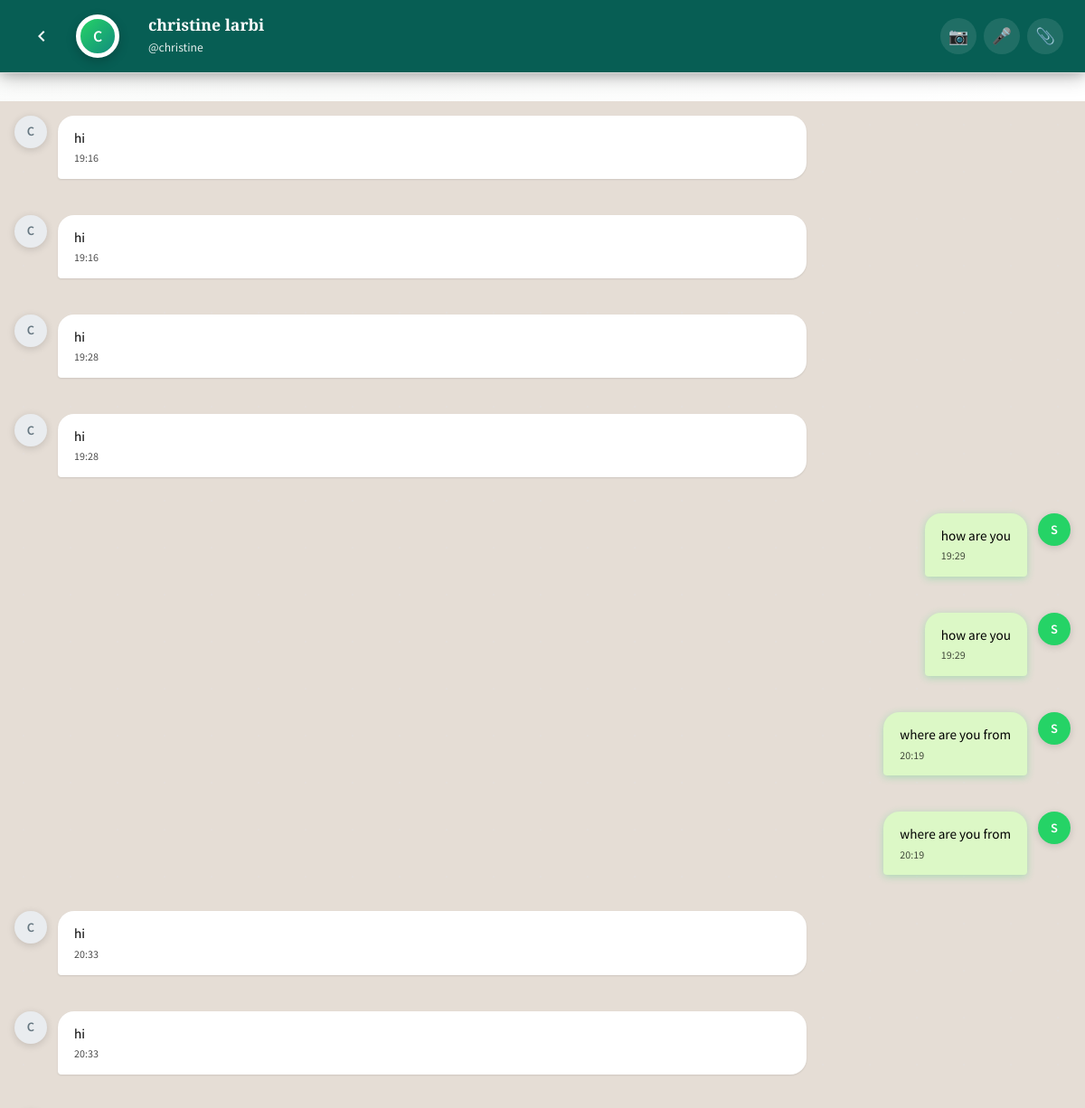
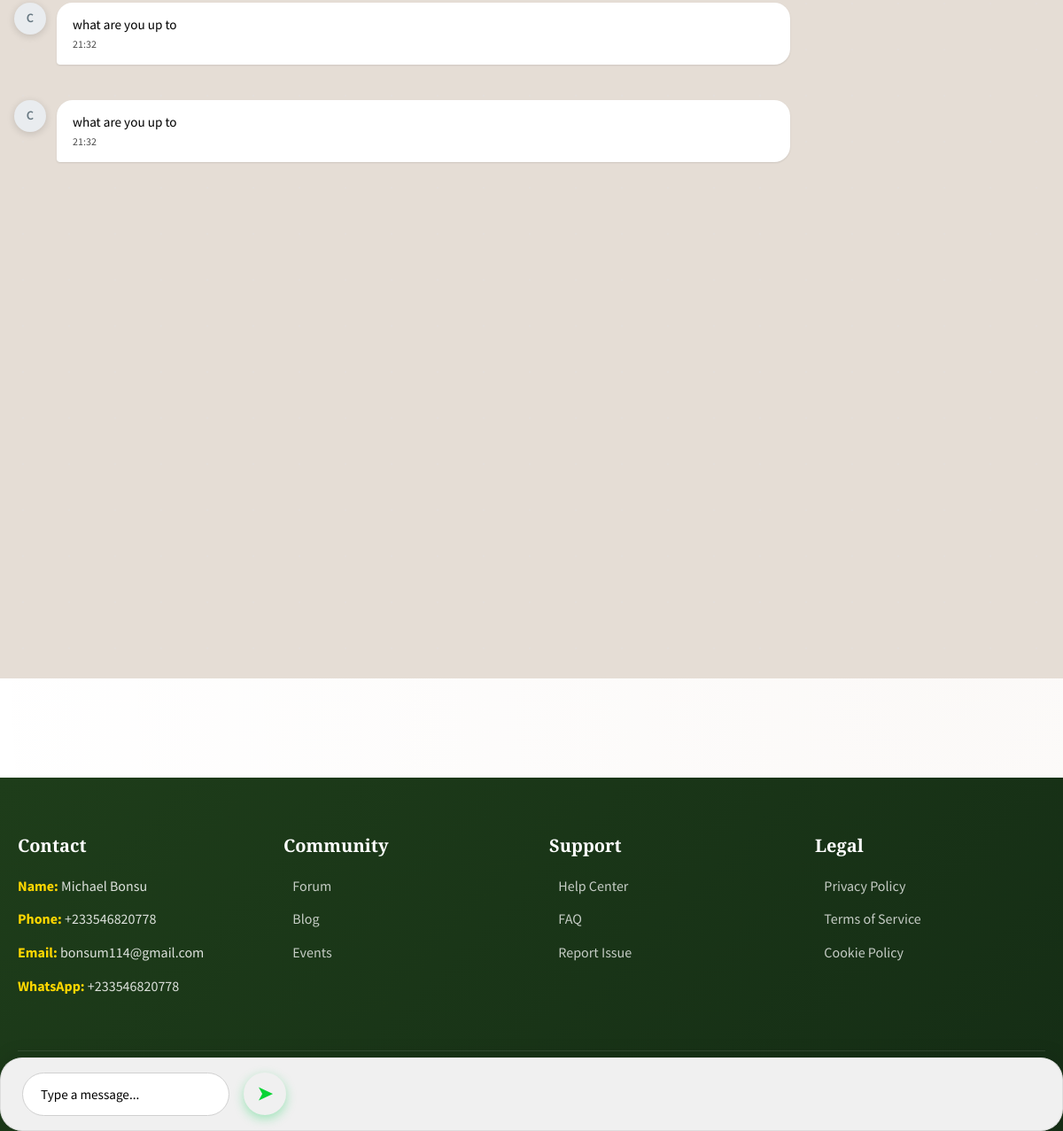
The page /chat/3 (signed in) on the database its author committed (2 pictures, top to bottom).
### app.py (models this page shows, shortened)
class User(UserMixin, db.Model):
    id = db.Column(db.Integer, primary_key=True)
    username = db.Column(db.String(80), unique=True, nullable=False)
    email = db.Column(db.String(120), unique=True, nullable=False)
    password_hash = db.Column(db.String(200), nullable=False)
    full_name = db.Column(db.String(100), nullable=False)
    location = db.Column(db.String(100))
    farm_type = db.Column(db.String(50))  # crop, livestock, mixed
    bio = db.Column(db.Text)
    avatar = db.Column(db.String(200), default='default-avatar.png')
    social_provider = db.Column(db.String(20))  # google, facebook, twitter, local
    language = db.Column(db.String(10), default='en')  # en, es, fr, de, zh, hi
    is_admin = db.Column(db.Boolean, default=False)
    is_active = db.Column(db.Boolean, default=True)
    created_at = db.Column(db.DateTime, default=datetime.utcnow)
    last_login = db.Column(db.DateTime)
    login_count = db.Column(db.Integer, default=0)
    products = db.relationship('Product', backref='seller', lazy=True)
    questions = db.relationship('Question', backref='author', lazy=True)
    answers = db.relationship('Answer', backref='author', lazy=True)
    offers_sent = db.relationship('Offer', foreign_keys='Offer.buyer_id', backref='buyer', lazy=True)
    offers_received = db.relationship('Offer', foreign_keys='Offer.seller_id', backref='seller', lazy=True)
    messages_sent = db.relationship('Message', foreign_keys='Message.sender_id', backref='sender', lazy=True)
    messages_received = db.relationship('Message', foreign_keys='Message.receiver_id', backref='receiver', lazy=True)

class Message(db.Model):
    id = db.Column(db.Integer, primary_key=True)
    sender_id = db.Column(db.Integer, db.ForeignKey('user.id'), nullable=False)
    receiver_id = db.Column(db.Integer, db.ForeignKey('user.id'), nullable=False)
    content = db.Column(db.Text, nullable=False)
    read = db.Column(db.Boolean, default=False)
    created_at = db.Column(db.DateTime, default=datetime.utcnow)

### app.py (the view)
@app.route('/chat/<int:friend_id>')
@login_required
def chat(friend_id):
    friend = User.query.get_or_404(friend_id)
    messages = Message.query.filter(
        db.or_(
            db.and_(Message.sender_id == current_user.id, Message.receiver_id == friend_id),
            db.and_(Message.sender_id == friend_id, Message.receiver_id == current_user.id)
        )
    ).order_by(Message.created_at.asc()).all()
    Message.query.filter_by(receiver_id=current_user.id, sender_id=friend_id).update({'read': True})
    db.session.commit()
    return render_template('chat.html', friend=friend, messages=messages)

### app.py (called while the page is built)
@login_manager.user_loader
def load_user(user_id):
    return User.query.get(int(user_id))

@app.context_processor
def inject_translations():
    lang = 'en'
    if current_user.is_authenticated and current_user.language:
        lang = current_user.language
    elif session.get('language'):
        lang = session['language']
    return dict(
        languages=LANGUAGES,
        current_language=lang,
        t=TRANSLATIONS.get(lang, TRANSLATIONS['en'])
    )

### templates/chat.html (shortened to what this page needs)
{% extends "layout.html" %}
{% block content %}
<div class="full-screen-chat">
    <div class="chat-header-main">
        <button onclick="history.back()" class="back-btn" style="background:none; border:none; cursor:pointer;">
            <svg width="24" height="24" viewBox="0 0 24 24" fill="currentColor" style="color:white;">
                <path d="M15.41 7.41L14 6l-6 6 6 6 1.41-1.41L10.83 12z"/>
            </svg>
        </button>
        <div class="chat-header-info">
            <div class="profile-avatar">{{ friend.full_name[0]|upper }}</div>
            <div>
                <h4>{{ friend.full_name }}</h4>
                <small>@{{ friend.username }}</small>
            </div>
        </div>
        <div class="media-buttons">
            <label for="photo-upload" class="media-btn">📷</label>
            <button class="media-btn" onclick="recordVoice()">🎤</button>
            <label for="file-upload" class="media-btn">📎</label>
        </div>
    </div>
    <div class="chat-messages" id="chatMessages">
{% if messages %}
    {% for msg in messages %}
        <div class="message-bubble mb-3 {% if msg.sender_id == current_user.id %}own{% else %}other{% endif %}">
            <div class="message-avatar">
                {% if msg.sender_id == current_user.id %}
                    {{ current_user.full_name[0]|upper }}
                {% else %}
                    {{ friend.full_name[0]|upper }}
                {% endif %}
            </div>
            <div class="message-content">
                <p>{{ msg.content }}</p>
                <small class="message-time">{{ msg.created_at.strftime('%H:%M') }}</small>
            </div>
        </div>
    {% endfor %}
{% endif %}
    </div>
    <div class="chat-input">
        <form method="POST" action="{{ url_for('send_message', user_id=friend.id) }}" id="chatForm">
            <div class="d-flex gap-2">
                <input type="text" name="content" placeholder="Type a message..." class="form-input flex-1" required autocomplete="off">
                <button type="submit" class="btn-send">➤</button>
            </div>
        </form>
    </div>
</div>
<link rel="stylesheet" href="{{ url_for('static', filename='css/chat.css') }}">
{% endblock %}

### templates/layout.html (shortened to what this page needs)
<!DOCTYPE html>
<html lang="en">
<head>
    <link rel="stylesheet" href="{{ url_for('static', filename='css/style.css') }}">
    <link rel="stylesheet" href="{{ url_for('static', filename='css/animations.css') }}">
</head>
<body>
    {% if current_user.is_authenticated %}
    <nav class="navbar">
        <div class="navbar-container">
            <a href="{{ url_for('dashboard') }}" class="navbar-brand">
            </a>
            <div class="navbar-dashboard">
                <ul class="navbar-menu">
                    <li><a href="{{ url_for('dashboard') }}" title="Dashboard"><span class="nav-text">Home</span></a></li>
                    <li><a href="{{ url_for('feed') }}" title="Feed"><span class="nav-text">Feed</span></a></li>
                    <li><a href="{{ url_for('create_post') }}" title="Create Post"><span class="nav-text">Create Post</span></a></li>
                    <li><a href="{{ url_for('marketplace') }}" title="Marketplace"><span class="nav-text">Marketplace</span></a></li>
                    <li><a href="{{ url_for('forum') }}" title="Forum"><span class="nav-text">Forum</span></a></li>
                    <li><a href="{{ url_for('chats') }}" title="Chats"><span class="nav-text">Chats</span></a></li>
                    <li><a href="{{ url_for('messages') }}" title="Messages"><span class="nav-text">Messages</span></a></li>
                    <li><a href="{{ url_for('wallet') }}" title="Wallet"><span class="nav-text">Wallet</span></a></li>
                    {% if current_user.is_admin %}
                    <li><a href="{{ url_for('admin_dashboard') }}" title="Admin" class="admin-link"><span class="nav-text">Admin</span></a></li>
                    {% endif %}
                </ul>
            </div>
            <div class="navbar-actions">
                <div class="language-selector">
                </div>
                <div class="user-dropdown">
                    <div class="user-avatar">
                    </div>
                </div>
            </div>
        </div>
    </nav>
    {% endif %}
    <div class="main-content">
        {% block content %}{% endblock %}
    </div>
    {% if current_user.is_authenticated %}
    <footer class="footer" style="background: linear-gradient(135deg, #1E3D1A 0%, #152d15 100%); color: white; padding: 4rem 0 2rem;">
        <div class="container">
            <div class="footer-content">
                <div class="footer-section" style="color: white;">
                    <h4 style="color: white;">Contact</h4>
                    <ul style="color: rgba(255,255,255,0.85);">
                        <li><strong style="color: #FFD700;">Name:</strong> Michael Bonsu</li>
                        <li><strong style="color: #FFD700;">Phone:</strong> +233546820778</li>
                        <li><strong style="color: #FFD700;">Email:</strong> bonsum114@gmail.com</li>
                        <li><strong style="color: #FFD700;">WhatsApp:</strong> +233546820778</li>
                    </ul>
                </div>
                <div class="footer-section">
                    <h4>Community</h4>
                    <ul>
                        <li><a href="{{ url_for('forum') }}">Forum</a></li>
                        <li><a href="#">Blog</a></li>
                        <li><a href="#">Events</a></li>
                    </ul>
                </div>
                <div class="footer-section">
                    <h4>Support</h4>
                    <ul>
                        <li><a href="#">Help Center</a></li>
                        <li><a href="#">FAQ</a></li>
                        <li><a href="#">Report Issue</a></li>
                    </ul>
                </div>
                <div class="footer-section">
                    <h4>Legal</h4>
                    <ul>
                        <li><a href="#">Privacy Policy</a></li>
                        <li><a href="#">Terms of Service</a></li>
                        <li><a href="#">Cookie Policy</a></li>
                    </ul>
                </div>
            </div>
            <div class="footer-bottom">
                <p>&copy; 2024 Farmer-Hub. All rights reserved.</p>
            </div>
        </div>
    </footer>
    {% endif %}
</body>
</html>

### css/animations.css (style rules this page uses)
.navbar-menu a { position: relative; }
.navbar-menu a::after { content: ''; position: absolute; bottom: 0; left: 50%; width: 0; height: 2px; background: #FFD700; transition: all 0.3s ease; transform: translateX(-50%); }

### css/chat.css (style rules this page uses)
.profile-avatar { width: 48px; height: 48px; border-radius: 50%; background: linear-gradient(135deg, #25d366, #128c7e); color: white; font-weight: 600; font-size: 1.1rem; display: flex; align-items: center; justify-content: center; box-shadow: 0 4px 12px rgba(0,0,0,0.2); }
.chat-header-info h4 { margin: 0; font-size: 1.1rem; font-weight: 600; }
.chat-header-info small { opacity: 0.9; font-size: 0.85rem; }
.chat-messages { display: flex; flex-direction: column; gap: 1rem; overflow-y: auto; scroll-behavior: smooth; height: calc(100vh - 80px); }
.message-bubble { display: flex; gap: 0.75rem; max-width: 75%; animation: messageSlide 0.3s ease-out; }
.message-bubble.own { margin-left: auto; flex-direction: row-reverse; }
.message-avatar { width: 36px; height: 36px; border-radius: 50%; flex-shrink: 0; display: flex; align-items: center; justify-content: center; font-weight: 600; font-size: 0.9rem; box-shadow: 0 2px 8px rgba(0,0,0,0.15); }
.message-bubble.other .message-avatar { background: #e9ecef; color: #667781; }
.message-bubble.own .message-avatar { background: #25d366; color: white; }
.message-content { background: white; padding: 0.875rem 1.125rem; border-radius: 18px; box-shadow: 0 1px 2px rgba(0,0,0,0.1); max-width: 100%; line-height: 1.4; font-weight: 500; font-size: 0.95rem; border-bottom-left-radius: 4px; }
.message-bubble.own .message-content { background: #dcf8c6; color: #000; font-weight: 500; border-bottom-right-radius: 4px; box-shadow: 0 2px 8px rgba(37,211,102,0.3); }
.message-time { font-size: 0.75rem; opacity: 0.7; margin-top: 0.25rem; display: block; font-weight: 400; }
.chat-input { background: #f0f0f0; border-top: 1px solid #e0e0e0; padding: 1rem 1.5rem; position: fixed; bottom: 0; left: 0; right: 0; display: flex; align-items: center; gap: 1rem; z-index: 1001; box-shadow: 0 -4px 20px rgba(0,0,0,0.1); }
.chat-input form { width: 100%; display: flex; gap: 1rem; align-items: flex-end; }
.chat-input input { flex: 1; padding: 0.875rem 1.25rem; border: 1px solid #d0d0d0; border-radius: 25px; font-size: 0.95rem; background: white; font-family: inherit; outline: none; transition: border-color 0.2s, box-shadow 0.2s; }
.btn-send { width: 48px; height: 48px; border-radius: 50%; background: #25d366; color: white; border: none; cursor: pointer; display: flex; align-items: center; justify-content: center; font-size: 1.3rem; font-weight: bold; transition: all 0.2s ease; box-shadow: 0 4px 12px rgba(37,211,102,0.4); }
.message-content p { margin: 0; font-weight: 500; color: #000; line-height: 1.4; }
.message-bubble.own .message-content p { color: #000; }

### templates/chat.html (style rules this page uses)
.full-screen-chat { height: 100vh; width: 100vw; margin: 0; padding: 0; }
.chat-header-main { position: fixed; top: 0; left: 0; right: 0; background: #075e54; color: white; padding: 1rem 1.5rem; display: flex; align-items: center; gap: 1rem; z-index: 1002; box-shadow: 0 2px 10px rgba(0,0,0,0.1); }
.chat-header-main .profile-avatar { margin-right: 1rem; }
.back-btn { color: white; padding: 0.5rem; border-radius: 50%; background: rgba(255,255,255,0.1); width: 44px; height: 44px; display: flex; align-items: center; justify-content: center; transition: background 0.2s; }
.media-buttons { display: flex; gap: 0.5rem; margin-left: auto; }
.media-btn { background: rgba(255,255,255,0.1); border: none; color: white; width: 40px; height: 40px; border-radius: 50%; cursor: pointer; font-size: 1.1rem; transition: background 0.2s; display: flex; align-items: center; justify-content: center; }
.chat-header-info { display: flex; align-items: center; gap: 1rem; flex: 1; }
.chat-header-info h4 { margin: 0; font-size: 1.1rem; font-weight: 600; }
.chat-header-info small { opacity: 0.9; font-size: 0.85rem; }

### rows shown on the page
User: full_name "C", full_name "christine larbi", username "christine"
Message: content "hi", created_at "19:16"
Message: content "hi", created_at "19:16"
Message: content "hi", created_at "19:28"
Message: content "hi", created_at "19:28"
Message: content "how are you", created_at "19:29"
User: full_name "S"
Message: content "how are you", created_at "19:29"
Message: content "where are you from", created_at "20:19"
Message: content "where are you from", created_at "20:19"
Message: content "hi", created_at "20:33"
Message: content "hi", created_at "20:33"
Message: content "what are you up to", created_at "21:32"
Message: content "what are you up to", created_at "21:32"
